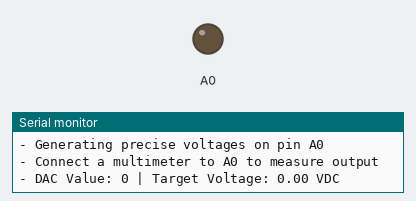
Simulated run of this sketch. Board: Arduino Uno R4 Minima. On the bench: output pins drawn as LEDs (lit = HIGH), the last lines printed to the serial monitor.

Above: at 0.05 s.
At 2.75 s:
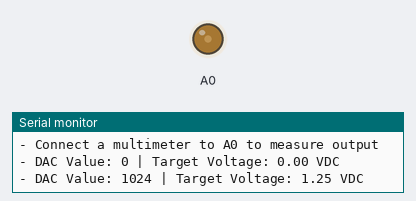
At 5.5 s:
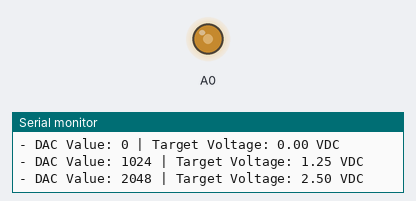
At 11.0 s:
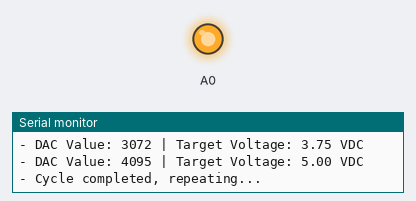
Timing chart, 0 to 14.3 s (numbered marks = the images above):
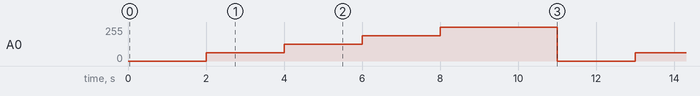

Measured:
- by itself, A0: repeats every 11.0 s: 127/255 2.0 s, 191/255 2.0 s, 255/255 3.0 s, 0/255 2.0 s, 63/255 2.0 s

The sketch:

generazione_segnale_sinusoidale_bassa_frequenza.ino
```cpp
/**
DAC Basic Output Example for the Arduino Nano R4 Board
Name: nano_r4_dac_basic.ino
Purpose: This sketch demonstrates how to use the DAC to generate
precise analog voltages on pin A0.

@author Arduino Product Experience Team
@version 1.0 01/06/25
Modificato da Ing. Di Filippo Gennaio 2026
*/

void setup() {
   // Inizializzo il mdulo di comunicazione seriale
  Serial.begin(115200);
  long start = millis() + 2500; // Start a 2.5 secondi da adesso

   //Aspetto 2.5s prima che il monitor seriale risponda
   //Se la board non è collegata ad un PC il serial monitor non risponderà
   while(!Serial && (millis() < start))
   delay(500);


  // Set DAC resolution to 12-bit for maximum precision
  analogWriteResolution(12);

  Serial.println("- Arduino Nano R4 - DAC Basic Output Example started...");
  Serial.println("- Generating precise voltages on pin A0");
  Serial.println("- Connect a multimeter to A0 to measure output");
}

void loop() {
  // Generate different voltage levels
  // 0, +1.25, +2.5, +3.75 and +5 VDC
  int dacValues[] = {0, 1024, 2048, 3072, 4095};
  float voltages[] = {0.0, 1.25, 2.5, 3.75, 5.0};

  for (int i = 0; i < 5; i++) {
    analogWrite(DAC, dacValues[i]);

    Serial.print("- DAC Value: ");
    Serial.print(dacValues[i]);
    Serial.print(" | Target Voltage: ");
    Serial.print(voltages[i], 2);
    Serial.println(" VDC");

    // Hold each voltage for 2 seconds
    delay(2000);
  }

  Serial.println("- Cycle completed, repeating...");
  delay(1000);
}
```
